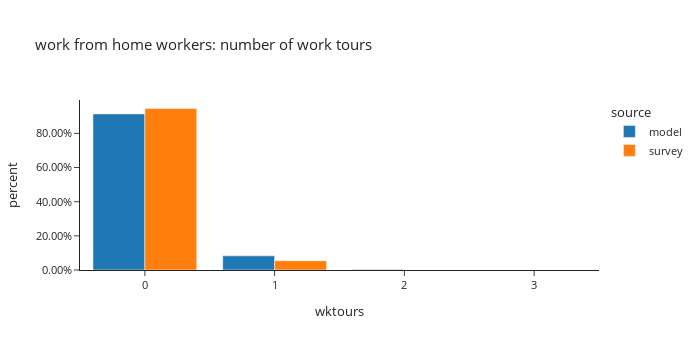

Write notebook code for a chart like this one.
### Code cell
_df = workers[workers['worker_type']=="wfh"].groupby(['source','wktours'])['pdexpfac'].sum().reset_index()
_df['percent'] = _df.groupby(['source'], group_keys=False)['pdexpfac'].apply(lambda x: x / float(x.sum()))

fig = px.bar(_df, x="wktours", y="percent", color="source",
             barmode="group",template="simple_white",
             title= "work from home workers: number of work tours")
fig.update_layout(height=350, width=700, font=dict(size=11),
                  yaxis_tickformat = '.2%')
fig.show()

### Figure 1 — Plotly figure (JSON) as saved in the notebook; plotly's stock layout.template omitted (floating-point values rounded to 4 significant figures)
{"data": [{"alignmentgroup": "True", "hovertemplate": "source=model<br>wktours=%{x}<br>percent=%{y}<extra></extra>", "legendgroup": "model", "marker": {"color": "#1F77B4", "pattern": {"shape": ""}}, "name": "model", "offsetgroup": "model", "orientation": "v", "showlegend": true, "textposition": "auto", "type": "bar", "x": [0, 1, 2, 3], "xaxis": "x", "y": [0.914, 0.08292, 0.002791, 0.0003284], "yaxis": "y"}, {"alignmentgroup": "True", "hovertemplate": "source=survey<br>wktours=%{x}<br>percent=%{y}<extra></extra>", "legendgroup": "survey", "marker": {"color": "#FF7F0E", "pattern": {"shape": ""}}, "name": "survey", "offsetgroup": "survey", "orientation": "v", "showlegend": true, "textposition": "auto", "type": "bar", "x": [0, 1], "xaxis": "x", "y": [0.9456, 0.0544], "yaxis": "y"}], "layout": {"barmode": "group", "font": {"size": 11}, "height": 350, "legend": {"title": {"text": "source"}, "tracegroupgap": 0}, "title": {"text": "work from home workers: number of work tours"}, "width": 700, "xaxis": {"anchor": "y", "domain": [0.0, 1.0], "title": {"text": "wktours"}}, "yaxis": {"anchor": "x", "domain": [0.0, 1.0], "tickformat": ".2%", "title": {"text": "percent"}}}}
